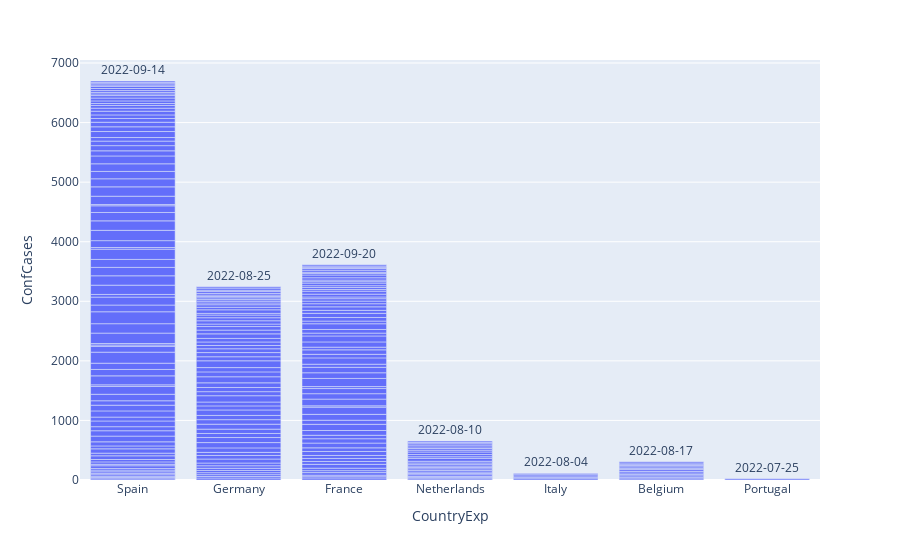

The notebook cell this image was saved under:
### Markdown cell above
Now we can create an interactive plot that helps us understand when the outbreak was most severe in each country. Below are the total number of confirmed cases in each Country. You can use your mouse to observe the distrubution of outbreaks over each month.

### Code cell
fig = px.bar(Severedf, y='ConfCases', x='CountryExp', text='DateRep')
fig.update_layout(uniformtext_minsize=8, uniformtext_mode='hide')

fig.show()

### Figure 1 — Plotly figure (JSON) as saved in the notebook; plotly's stock layout.template omitted (floating-point values rounded to 4 significant figures; data arrays with more than 128 entries replaced by an {"elided": "..."} marker saying what was removed)
{"data": [{"alignmentgroup": "True", "hovertemplate": "CountryExp=%{x}<br>ConfCases=%{y}<br>DateRep=%{text}<extra></extra>", "legendgroup": "", "marker": {"color": "#636efa", "pattern": {"shape": ""}}, "name": "", "offsetgroup": "", "orientation": "v", "showlegend": false, "text": {"elided": "249 str values"}, "textposition": "auto", "type": "bar", "x": {"elided": "249 str values"}, "xaxis": "x", "y": {"elided": "249 int values"}, "yaxis": "y"}], "layout": {"barmode": "relative", "legend": {"tracegroupgap": 0}, "margin": {"t": 60}, "uniformtext": {"minsize": 8, "mode": "hide"}, "xaxis": {"anchor": "y", "domain": [0, 1], "title": {"text": "CountryExp"}}, "yaxis": {"anchor": "x", "domain": [0, 1], "title": {"text": "ConfCases"}}}}
